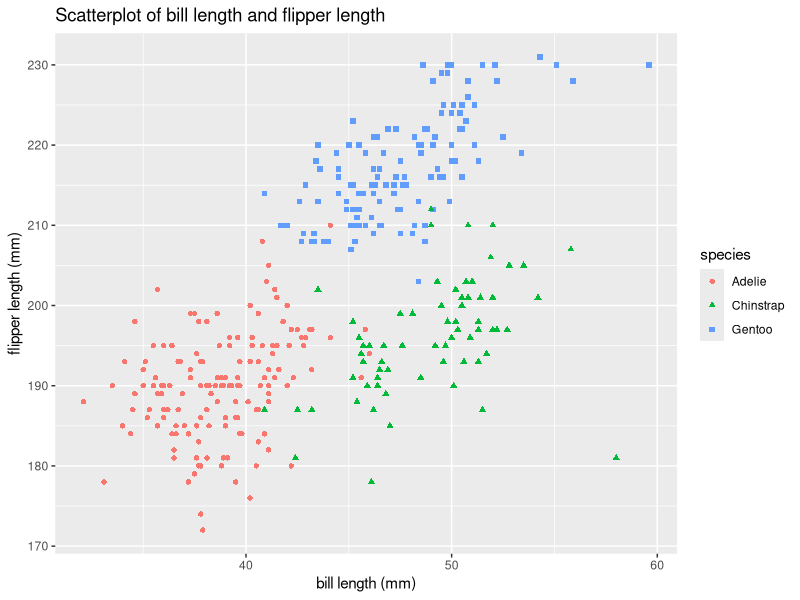
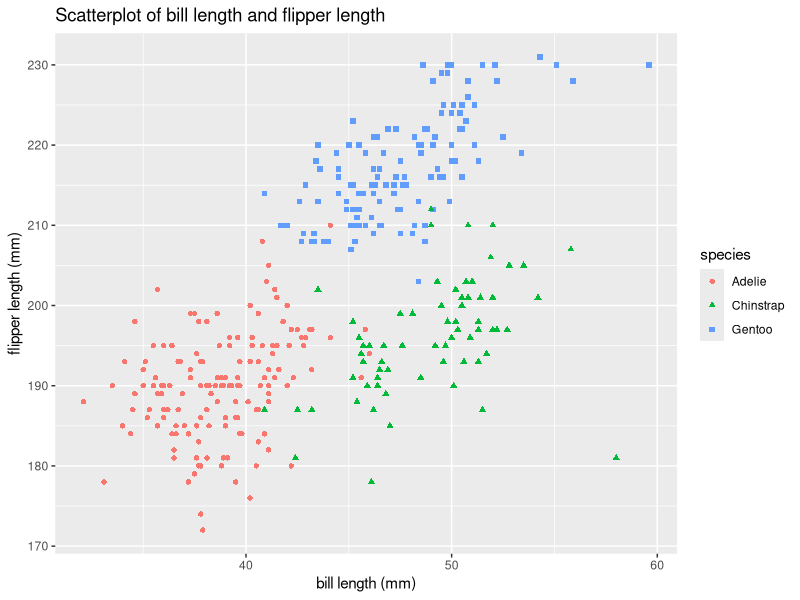

Here is the R script that generated these plots, in order:
## ---- chunk 1
library(tidyverse)
library(ggplot2)

knitr::opts_chunk$set(comment = NA, message = F, warning = F, echo = T)
## ---- chunk 2
prob1_df <-  
  tibble(
    ran_samp = rnorm(10),
    logical_vec = ran_samp > 0,
    char_vec = c("a", "b", "c", "d", "e", "f", "g", "h", "i", "j"),
    factor_vec = factor(c("low", "low", "low", "mod", "mod", "mod", "mod", "high", "high", "high"))
)
prob1_df
## ---- chunk 3
mean(pull(prob1_df, ran_samp))
mean(pull(prob1_df, logical_vec))
mean(pull(prob1_df, char_vec))
mean(pull(prob1_df, factor_vec))
## ---- chunk 4
# For this question I have hide the output since the instruction was stated as "please show this chunk but not the output)"

as.numeric(pull(prob1_df, ran_samp))
as.numeric(pull(prob1_df, logical_vec))
as.numeric(pull(prob1_df, char_vec))
as.numeric(pull(prob1_df, factor_vec))
## ---- chunk 5
mean(as.numeric(pull(prob1_df, ran_samp)))
mean(as.numeric(pull(prob1_df, logical_vec)))
mean(as.numeric(pull(prob1_df, char_vec)))
mean(as.numeric(pull(prob1_df, factor_vec)))
## ---- chunk 6
as.numeric(pull(prob1_df, logical_vec))*pull(prob1_df, ran_samp)
as.factor(pull(prob1_df, logical_vec))*pull(prob1_df, ran_samp)
as.numeric(as.factor(pull(prob1_df, logical_vec)))*pull(prob1_df, ran_samp)
## ---- chunk 7
data("penguins", package = "palmerpenguins")
penguins
## ---- chunk 8
summary(penguins)
## ---- chunk 9
round(median(pull(penguins, bill_length_mm), na.rm = TRUE))
## ---- chunk 10
ggplot(penguins, aes(x=bill_length_mm, y=flipper_length_mm, color = species, shape = species)) +
  geom_point() +
  labs(title="Scatterplot of bill length and flipper length",
       x="bill length (mm)", y = "flipper length (mm)")
ggsave("scatterplot.pdf")
